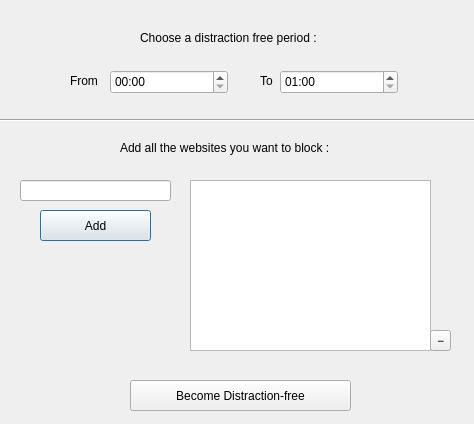
<?xml version="1.0" encoding="UTF-8"?>
<ui version="4.0">
 <class>Dialog</class>
 <widget class="QDialog" name="Dialog">
  <property name="geometry">
   <rect>
    <x>0</x>
    <y>0</y>
    <width>474</width>
    <height>424</height>
   </rect>
  </property>
  <property name="maximumSize">
   <size>
    <width>474</width>
    <height>424</height>
   </size>
  </property>
  <property name="windowTitle">
   <string>Dialog</string>
  </property>
  <widget class="QTimeEdit" name="timeBegin">
   <property name="geometry">
    <rect>
     <x>110</x>
     <y>70</y>
     <width>118</width>
     <height>24</height>
    </rect>
   </property>
   <property name="autoFillBackground">
    <bool>false</bool>
   </property>
   <property name="locale">
    <locale language="English" country="UnitedStates"/>
   </property>
   <property name="dateTime">
    <datetime>
     <hour>0</hour>
     <minute>0</minute>
     <second>0</second>
     <year>2000</year>
     <month>1</month>
     <day>1</day>
    </datetime>
   </property>
   <property name="displayFormat">
    <string>HH:mm</string>
   </property>
  </widget>
  <widget class="QTimeEdit" name="timeEnd">
   <property name="geometry">
    <rect>
     <x>280</x>
     <y>70</y>
     <width>118</width>
     <height>24</height>
    </rect>
   </property>
   <property name="locale">
    <locale language="English" country="UnitedStates"/>
   </property>
   <property name="inputMethodHints">
    <set>Qt::ImhPreferNumbers</set>
   </property>
   <property name="minimumTime">
    <time>
     <hour>1</hour>
     <minute>0</minute>
     <second>0</second>
    </time>
   </property>
   <property name="currentSection">
    <enum>QDateTimeEdit::HourSection</enum>
   </property>
   <property name="displayFormat">
    <string>HH:mm</string>
   </property>
   <property name="calendarPopup">
    <bool>false</bool>
   </property>
   <property name="timeSpec">
    <enum>Qt::LocalTime</enum>
   </property>
   <property name="time">
    <time>
     <hour>1</hour>
     <minute>0</minute>
     <second>0</second>
    </time>
   </property>
  </widget>
  <widget class="QLabel" name="label">
   <property name="geometry">
    <rect>
     <x>70</x>
     <y>70</y>
     <width>31</width>
     <height>21</height>
    </rect>
   </property>
   <property name="text">
    <string>From</string>
   </property>
  </widget>
  <widget class="QLabel" name="label_2">
   <property name="geometry">
    <rect>
     <x>260</x>
     <y>70</y>
     <width>21</width>
     <height>21</height>
    </rect>
   </property>
   <property name="text">
    <string>To</string>
   </property>
  </widget>
  <widget class="QLabel" name="label_4">
   <property name="geometry">
    <rect>
     <x>140</x>
     <y>30</y>
     <width>211</width>
     <height>16</height>
    </rect>
   </property>
   <property name="text">
    <string>Choose a distraction free period :</string>
   </property>
  </widget>
  <widget class="Line" name="line">
   <property name="geometry">
    <rect>
     <x>-10</x>
     <y>110</y>
     <width>511</width>
     <height>20</height>
    </rect>
   </property>
   <property name="orientation">
    <enum>Qt::Horizontal</enum>
   </property>
  </widget>
  <widget class="QPushButton" name="addButton">
   <property name="geometry">
    <rect>
     <x>40</x>
     <y>210</y>
     <width>111</width>
     <height>31</height>
    </rect>
   </property>
   <property name="cursor">
    <cursorShape>PointingHandCursor</cursorShape>
   </property>
   <property name="mouseTracking">
    <bool>false</bool>
   </property>
   <property name="text">
    <string>Add</string>
   </property>
   <property name="flat">
    <bool>false</bool>
   </property>
  </widget>
  <widget class="QLineEdit" name="inputWebsite">
   <property name="geometry">
    <rect>
     <x>20</x>
     <y>180</y>
     <width>151</width>
     <height>21</height>
    </rect>
   </property>
   <property name="clearButtonEnabled">
    <bool>true</bool>
   </property>
  </widget>
  <widget class="QListWidget" name="listWidget">
   <property name="geometry">
    <rect>
     <x>190</x>
     <y>180</y>
     <width>241</width>
     <height>171</height>
    </rect>
   </property>
  </widget>
  <widget class="QPushButton" name="startButton">
   <property name="geometry">
    <rect>
     <x>130</x>
     <y>380</y>
     <width>221</width>
     <height>31</height>
    </rect>
   </property>
   <property name="cursor">
    <cursorShape>PointingHandCursor</cursorShape>
   </property>
   <property name="mouseTracking">
    <bool>false</bool>
   </property>
   <property name="text">
    <string>Become Distraction-free</string>
   </property>
   <property name="flat">
    <bool>false</bool>
   </property>
  </widget>
  <widget class="QLabel" name="label_3">
   <property name="geometry">
    <rect>
     <x>120</x>
     <y>140</y>
     <width>251</width>
     <height>16</height>
    </rect>
   </property>
   <property name="text">
    <string>Add all the websites you want to block :</string>
   </property>
  </widget>
  <widget class="QToolButton" name="removeButton">
   <property name="geometry">
    <rect>
     <x>430</x>
     <y>330</y>
     <width>21</width>
     <height>21</height>
    </rect>
   </property>
   <property name="text">
    <string>−</string>
   </property>
   <property name="iconSize">
    <size>
     <width>20</width>
     <height>20</height>
    </size>
   </property>
   <property name="toolButtonStyle">
    <enum>Qt::ToolButtonIconOnly</enum>
   </property>
   <property name="arrowType">
    <enum>Qt::NoArrow</enum>
   </property>
  </widget>
 </widget>
 <resources/>
 <connections/>
</ui>
